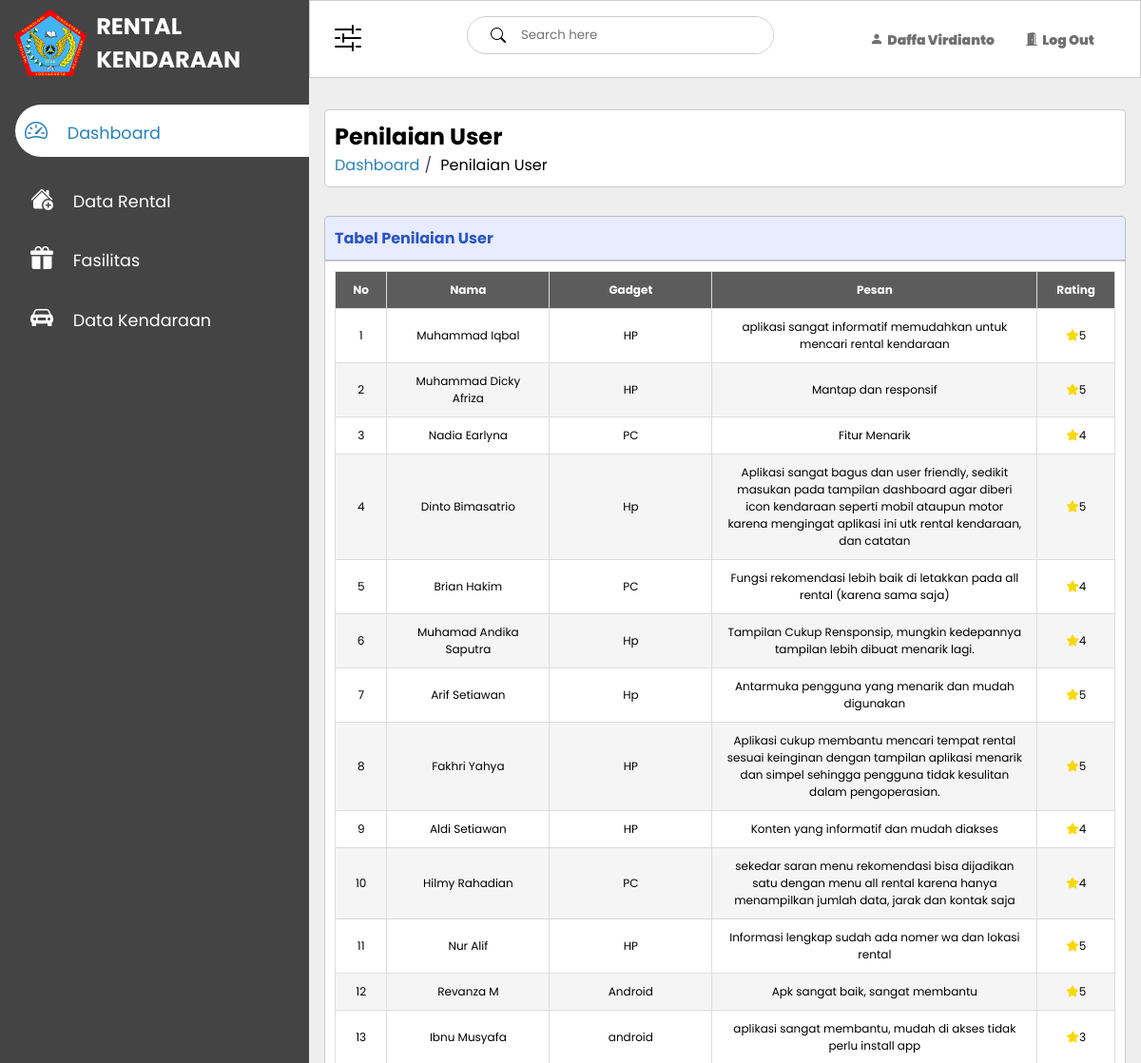
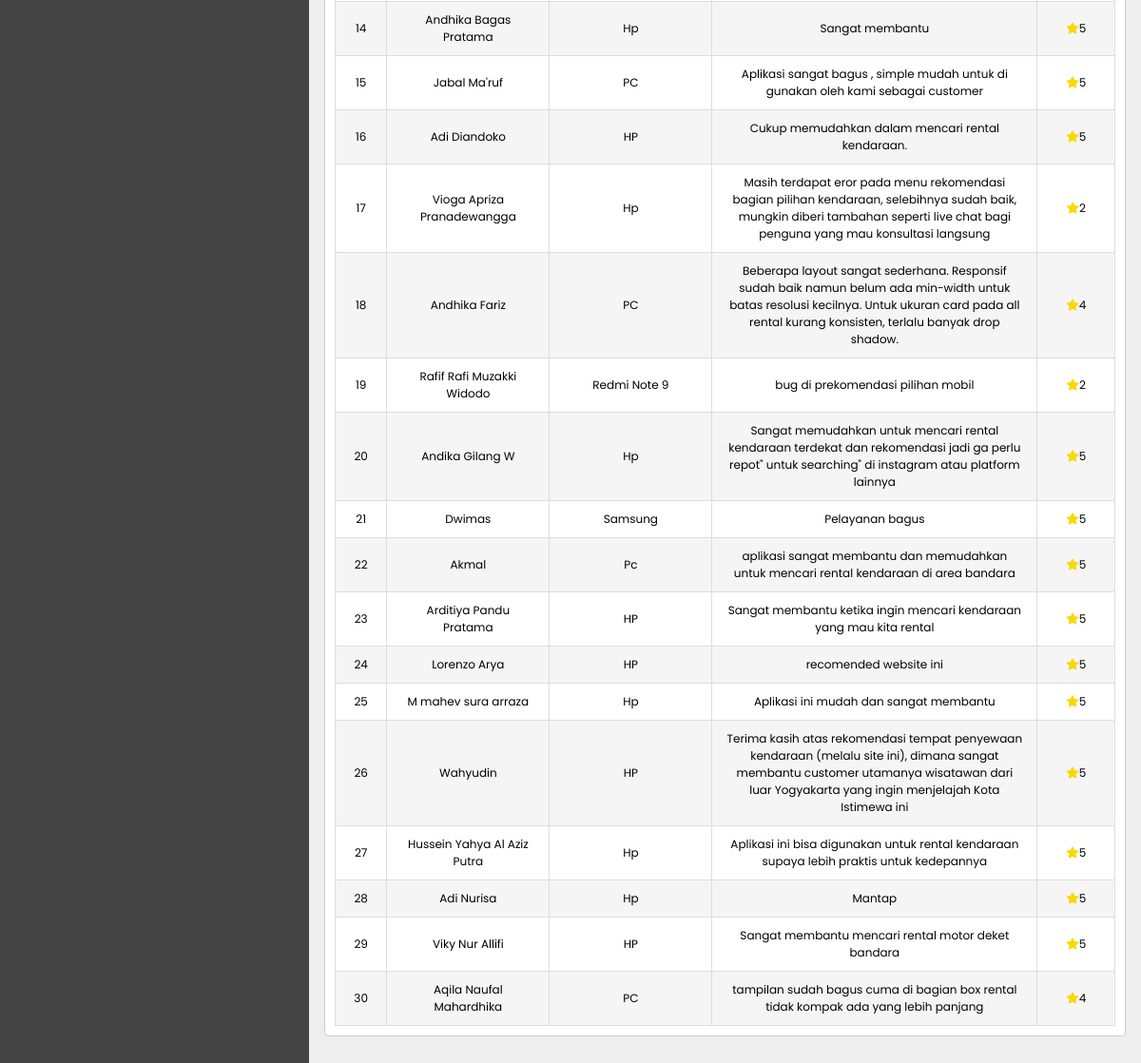
/admin/tabeluser.php (signed in), run on the app's committed database (2 pictures, top to bottom).
### tables this page shows
CREATE TABLE `user` (
  `id` int(8) NOT NULL,
  `nama_user` varchar(50) NOT NULL,
  `gadget` varchar(20) NOT NULL,
  `pesan` varchar(200) NOT NULL,
  `rating` varchar(10) NOT NULL
);

### admin/tabeluser.php (the view, shortened to what this page needs)
<?php
include "koneksi.php";
?>
<!DOCTYPE html>
<html lang="en">
<head>
    <link rel="stylesheet" href="css/admin.css">
</head>
<body>
    <div class="sidebar">
        <div class="sidebar-brand">
            <img src="img/LogoITDA.png" width="25%" alt="">
            <h2>RENTAL KENDARAAN</h2>
        </div>
        <div class="sidebar-menu">
            <ul>
                <li>
                    <a href="dashbor.php" class="active"><span class="bi bi-speedometer2"></span>
                    <span>Dashboard</span></a>
                </li>
                <li>
                    <a href="datarental.php" ><span class="bi bi-house-add-fill"></span>
                    <span>Data Rental</span></a>
                </li>
                <li>
                    <a href="datafasilitas.php"><span class="bi bi-gift-fill"></span>
                    <span>Fasilitas</span></a>
                </li>
                <li>
                    <a href="datakendaraan.php"><span class="bi bi-car-front-fill"></span>
                    <span>Data Kendaraan</span></a>
                </li>
            </ul>
        </div>
    </div>
    <div class="main-content">
        <header>
            <label for="nav-toggle">
                <span class="bi bi-sliders2"></span>
            </label>
            <div class="search-wrapper">
                <span class="bi bi-search"></span>
                <input type="search" placeholder="Search here">
            </div>
            <div class="user-wrapper">
                <div>
                    <a href=""><span class="bi bi-person-fill"></span>
                    <span>
                        <?php if (!isset($_SESSION['nama_admin'])) {
                            header("Location: login.php");
                            exit();
                        }else{
                            echo $_SESSION['nama_admin'];
                        }?>
                    </span></a>
                </div>
                <div>
                    <a href="logout.php"><span class="bi bi-door-open-fill"></span>
                    <span>Log Out</span></a>
                </div>
            </div>
        </header>
        <main>
            <div class="breadcrumb-con">
                <h2>Penilaian User</h2>
                <ol class="breadcrumb">
                    <li class="breadcrumb-item"><a href="dashbor.php">Dashboard</a></li>
                    <li class="breadcrumb-item active">Penilaian User</li>
                </ol>
            </div>
            <div class="box-container">
                <div class="judul-table">
                   <h4>Tabel Penilaian User</h4>
                </div>
                <div class="table-container">
                    <table class="table">
                        <thead>
                            <tr>
                                <th style="width: 30px;">No</th>
                                <th style="width: 150px;">Nama</th>
                                <th style="width: 150px;">Gadget</th>
                                <th style="width: 300px;">Pesan</th>
                                <th style="width: 50px;">Rating</th>
                            </tr>
                        </thead>
                        <tbody>
                            <?php
                            $no=1;
                            $ambildata = mysqli_query($koneksi, "select * from user");
                            while ($tampil = mysqli_fetch_array($ambildata)){?>
                                <tr>
                                    <td><?=$no?></td>
                                    <td><?=$tampil['nama_user']?></td>
                                    <td><?=$tampil['gadget']?></td>
                                    <td><?=$tampil['pesan']?></td>
                                    <td><i class="fas fa-star" style="color: #f9d806;"></i><?=$tampil['rating']?></td>
                                </tr>
                            <?php
                                $no++;
                            }?>
                        </tbody>
                    </table>
                </div>
            </div>
        </main>
    </div>
</body>
</html>

### admin/css/admin.css (style rules this page uses)
:root { --main-color:#2980b9; --red:#f90606; --light-color: #444444; --light-db: #bbbbbb; --light--bg:#eee; --black:#000000; --white:#fff; --box-shadow:0 .5rem 1rem rgba(0,0,0,.1); --border: .1rem solid rgba(0,0,0,.2); --blueborder :.1rem solid rgb(41, 127, 185); }
* { font-family: 'Poppins', sans-serif; margin: 0; padding: 0; box-sizing: border-box; text-decoration: none; list-style-type: none; transition: .2s linear; }
.sidebar { width: 325px; position: fixed; left: 0; top: 0; height: 100%; background: var(--light-color); z-index: 100; }
.sidebar-brand { display: flex; height: 90px; margin-bottom: 20px; padding: 10px 0px 10px 15px; color: var(--white); }
.sidebar-brand h2 { margin: auto 10px; }
.sidebar-menu li { width: 100%; margin-bottom: 1.7rem; padding-left: 1rem; }
.sidebar-menu li a { padding-left: 1rem; display: block; color: var(--white); font-size: 1.1rem; border-radius: 30px 0px 0px 30px; }
.sidebar-menu li a.active { background: var(--white); padding: 10px; color: var(--main-color); }
.sidebar-menu a span:first-child { font-size: 1.5rem; padding-right: 1rem; }
.main-content { margin-left: 325px; transition: margin-left 300ms; }
header { display: flex; justify-content: space-between; padding: 1rem; border: var(--border); background: var(--white); position: fixed; left: 325px; width: calc(100% - 325px); top: 0; z-index: 100; transition: left 300ms; }
header span { font-size: 2rem; margin: auto .5rem; }
.search-wrapper { border: 1px solid #ccc; border-radius: 30px; height: 40px; display: flex; align-items: center; overflow-x: hidden; }
.search-wrapper span { display: inline-block; padding-left: 1rem; font-size: 1rem; }
.search-wrapper input { height: 100%; padding: .5rem; border: none; outline: none; }
.user-wrapper { display: flex; align-items: center; }
.user-wrapper a { margin-right: 2rem; color: #707070; }
.user-wrapper span { font-size: 14px; font-weight: 900; margin: 0; }
main { padding: 2.5rem 1rem; background: var(--light--bg); min-height: calc(100vh); }
.box-container { margin-top: 30px; }
.breadcrumb-con { background: var(--white); border: var(--border); border-radius: 5px; padding: 10px; margin-top: 50px; }
.breadcrumb-item { display: inline-block; }
.breadcrumb-item a { color: var(--main-color); }
.breadcrumb-item:not(:last-of-type)::after { content: "/"; margin: 5px; color:var(--light-color); }
.box-container .table-container { background-color: var(--white); padding: 10px; border: var(--border); border-bottom-left-radius: 5px; border-bottom-right-radius: 5px; }
.box-container .judul-table { padding: 10px; background: #e7edfe; border: var(--border); border-top-left-radius: 5px; border-top-right-radius: 5px; color: #2d55c2; }
.box-container .table { width: 100%; border-collapse: collapse; }
.box-container .table td,.box-container .table th { padding: 10px 15px; border: 1px solid #ddd; text-align: center; font-size: 12px; }
.box-container .table th { background-color: rgb(92, 92, 92); color: #ffffff; }
.box-container .table tbody tr:nth-child(even) { background-color: #f5f5f5; }

### data on the page
user: nama_user "Muhammad Iqbal", gadget "HP", pesan "aplikasi sangat informatif memudahkan untuk mencari rental kendaraan", rating "5"
user: nama_user "Muhammad Dicky Afriza", gadget "HP", pesan "Mantap dan responsif", rating "5"
user: nama_user "Nadia Earlyna", gadget "PC", pesan "Fitur Menarik", rating "4"
user: nama_user "Dinto Bimasatrio", gadget "Hp", pesan "Aplikasi sangat bagus dan user friendly, sedikit masukan pada tampilan dashboard agar diberi icon kendaraan seperti mobil ataupun motor karena mengingat aplikasi ini utk rental kendaraan, dan catatan", rating "5"
user: nama_user "Brian Hakim", gadget "PC", pesan "Fungsi rekomendasi lebih baik di letakkan pada all rental (karena sama saja)", rating "4"
user: nama_user "Muhamad Andika Saputra", gadget "Hp", pesan "Tampilan Cukup Rensponsip, mungkin kedepannya tampilan lebih dibuat menarik lagi.", rating "4"
user: nama_user "Arif Setiawan", gadget "Hp", pesan "Antarmuka pengguna yang menarik dan mudah digunakan", rating "5"
user: nama_user "Fakhri Yahya", gadget "HP", pesan "Aplikasi cukup membantu mencari tempat rental sesuai keinginan dengan tampilan aplikasi menarik dan simpel sehingga pengguna tidak kesulitan dalam pengoperasian.", rating "5"
user: nama_user "Aldi Setiawan", gadget "HP", pesan "Konten yang informatif dan mudah diakses", rating "4"
user: nama_user "Hilmy Rahadian", gadget "PC", pesan "sekedar saran menu rekomendasi bisa dijadikan satu dengan menu all rental karena hanya menampilkan jumlah data, jarak dan kontak saja", rating "4"
user: nama_user "Nur Alif", gadget "HP", pesan "Informasi lengkap sudah ada nomer wa dan lokasi rental", rating "5"
user: nama_user "Revanza M", gadget "Android", pesan "Apk sangat baik, sangat membantu", rating "5"
user: nama_user "Ibnu Musyafa", gadget "android", pesan "aplikasi sangat membantu, mudah di akses tidak perlu install app", rating "3"
user: nama_user "Andhika Bagas Pratama", gadget "Hp", pesan "Sangat membantu", rating "5"
user: nama_user "Jabal Ma'ruf", gadget "PC", pesan "Aplikasi sangat bagus , simple mudah untuk di gunakan oleh kami sebagai customer", rating "5"
user: nama_user "Adi Diandoko", gadget "HP", pesan "Cukup memudahkan dalam mencari rental kendaraan.", rating "5"
user: nama_user "Vioga Apriza Pranadewangga", gadget "Hp", pesan "Masih terdapat eror pada menu rekomendasi bagian pilihan kendaraan, selebihnya sudah baik, mungkin diberi tambahan seperti live chat bagi penguna yang mau konsultasi langsung", rating "2"
user: nama_user "Andhika Fariz", gadget "PC", pesan "Beberapa layout sangat sederhana. Responsif sudah baik namun belum ada min-width untuk batas resolusi kecilnya. Untuk ukuran card pada all rental kurang konsisten, terlalu banyak drop shadow.", rating "4"
user: nama_user "Rafif Rafi Muzakki Widodo", gadget "Redmi Note 9", pesan "bug di prekomendasi pilihan mobil", rating "2"
user: nama_user "Andika Gilang W", gadget "Hp", pesan "Sangat memudahkan untuk mencari rental kendaraan terdekat dan rekomendasi jadi ga perlu repot\" untuk searching\" di instagram atau platform lainnya", rating "5"
user: nama_user "Dwimas", gadget "Samsung", pesan "Pelayanan bagus", rating "5"
user: nama_user "Akmal", gadget "Pc", pesan "aplikasi sangat membantu dan memudahkan untuk mencari rental kendaraan di area bandara", rating "5"
user: nama_user "Arditiya Pandu Pratama", gadget "HP", pesan "Sangat membantu ketika ingin mencari kendaraan yang mau kita rental", rating "5"
user: nama_user "Lorenzo Arya", gadget "HP", pesan "recomended website ini", rating "5"
user: nama_user "M mahev sura arraza", gadget "Hp", pesan "Aplikasi ini mudah dan sangat membantu", rating "5"
user: nama_user "Wahyudin", gadget "HP", pesan "Terima kasih atas rekomendasi tempat penyewaan kendaraan (melalu site ini), dimana sangat membantu customer utamanya wisatawan dari luar Yogyakarta yang ingin menjelajah Kota Istimewa ini", rating "5"
user: nama_user "Hussein Yahya Al Aziz Putra", gadget "Hp", pesan "Aplikasi ini bisa digunakan untuk rental kendaraan supaya lebih praktis untuk kedepannya", rating "5"
user: nama_user "Adi Nurisa", gadget "Hp", pesan "Mantap", rating "5"
user: nama_user "Viky Nur Allifi", gadget "HP", pesan "Sangat membantu mencari rental motor deket bandara", rating "5"
user: nama_user "Aqila Naufal Mahardhika", gadget "PC", pesan "tampilan sudah bagus cuma di bagian box rental tidak kompak ada yang lebih panjang", rating "4"

### other printed values
$_SESSION['nama_admin'] "Daffa Virdianto"
